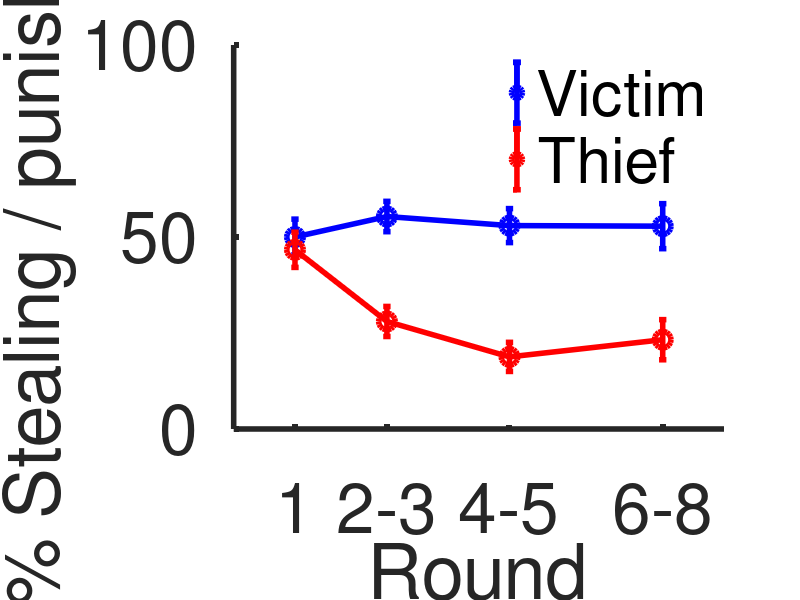

Reproduce this figure in MATLAB.
%% makeGraph
% Visualizes the behavioral results from people playing the steal/punish
% game.

% Adam Morris, James MacGlashan, Michael Littman, and Fiery Cushman
% July 2016

%% Parse data
load('data.mat');

% Convert string subject names to numeric ID
id = zeros(length(subject), 1);
curID = 1;
id(1) = curID;
for thisDataPt = 2:length(subject)
    if strcmpi(subject(thisDataPt), subject(thisDataPt - 1)) == 0
        % We've hit a new person
        curID = curID + 1;
    end
    
    id(thisDataPt) = curID;
end

numSubjects = curID;

% Set constants

% Roles
ROLE_THIEF = 0;
ROLE_VICTIM = 1;

% Opponents
OPP_INFLEXIBLE = 0;
OPP_FLEXIBLE = 1;

% Actions
CHOICE_NOTHING = 0;
CHOICE_ACTION = 1;

%% Make graph

numRounds = 4;

choices_t_across = zeros(numSubjects,numRounds);
choices_p_across = zeros(numSubjects,numRounds);

for thisSubj = 1:numSubjects
    choices_t_across(thisSubj,1) = mean(choice(id==thisSubj & role == ROLE_THIEF & opType == OPP_INFLEXIBLE & matchRound == 1));
    choices_p_across(thisSubj,1) = mean(choice(id==thisSubj & role == ROLE_VICTIM & opType == OPP_INFLEXIBLE & matchRound == 1));
    
    choices_t_across(thisSubj,2) = mean(choice(id==thisSubj & role == ROLE_THIEF & opType == OPP_INFLEXIBLE & (matchRound == 2 | matchRound == 3)));
    choices_p_across(thisSubj,2) = mean(choice(id==thisSubj & role == ROLE_VICTIM & opType == OPP_INFLEXIBLE & (matchRound == 2 | matchRound == 3)));
    
    choices_t_across(thisSubj,3) = mean(choice(id==thisSubj & role == ROLE_THIEF & opType == OPP_INFLEXIBLE & (matchRound == 4 | matchRound == 5)));
    choices_p_across(thisSubj,3) = mean(choice(id==thisSubj & role == ROLE_VICTIM & opType == OPP_INFLEXIBLE & (matchRound == 4 | matchRound == 5)));
    
    choices_t_across(thisSubj,4) = mean(choice(id==thisSubj & role == ROLE_THIEF & opType == OPP_INFLEXIBLE & (matchRound == 6 | matchRound == 7 | matchRound == 8)));
    choices_p_across(thisSubj,4) = mean(choice(id==thisSubj & role == ROLE_VICTIM & opType == OPP_INFLEXIBLE & (matchRound == 6 | matchRound == 7 | matchRound == 8)));
end

fh = figure; hold on; col = hsv(10);

choices_t_means = zeros(1,numRounds);
choices_t_ses = zeros(1,numRounds);
choices_p_means = zeros(1,numRounds);
choices_p_ses = zeros(1,numRounds);
for i = 1:numRounds
    good = ~isnan(choices_t_across(:,i));
    choices_t_means(i) = mean(choices_t_across(good,i));
    choices_t_ses(i) = std(choices_t_across(good,i)) / sqrt(sum(good));
    
    good = ~isnan(choices_p_across(:,i));
    choices_p_means(i) = mean(choices_p_across(good,i));
    choices_p_ses(i) = std(choices_p_across(good,i)) / sqrt(sum(good));
end

p2 = errorbar([1 2.5 4.5 7],choices_p_means,choices_p_ses, '-bo');
xlim([0 8]);
ylim([0 1]);

p1 = errorbar([1 2.5 4.5 7],choices_t_means,choices_t_ses, '-ro');
xlim([0 8]);
ylim([0 1]);

legend('Victim','Thief');
legend('boxoff');
xlabel('Round');
ylabel('% Stealing / punishing');

set(gca,'YTick',[0 .5 1]);
set(gca,'YTickLabel',[0 50 100]);
set(gca, 'XTick', [1 2.5 4.5 7], 'XTickLabel', {'1', '2-3', '4-5', '6-8'});
set(gca, 'LineWidth', 4);
set(gca, 'FontSize', 50);
set(p1, 'LineWidth', 4, 'MarkerSize', 12);
set(p2, 'LineWidth', 4, 'MarkerSize', 12);